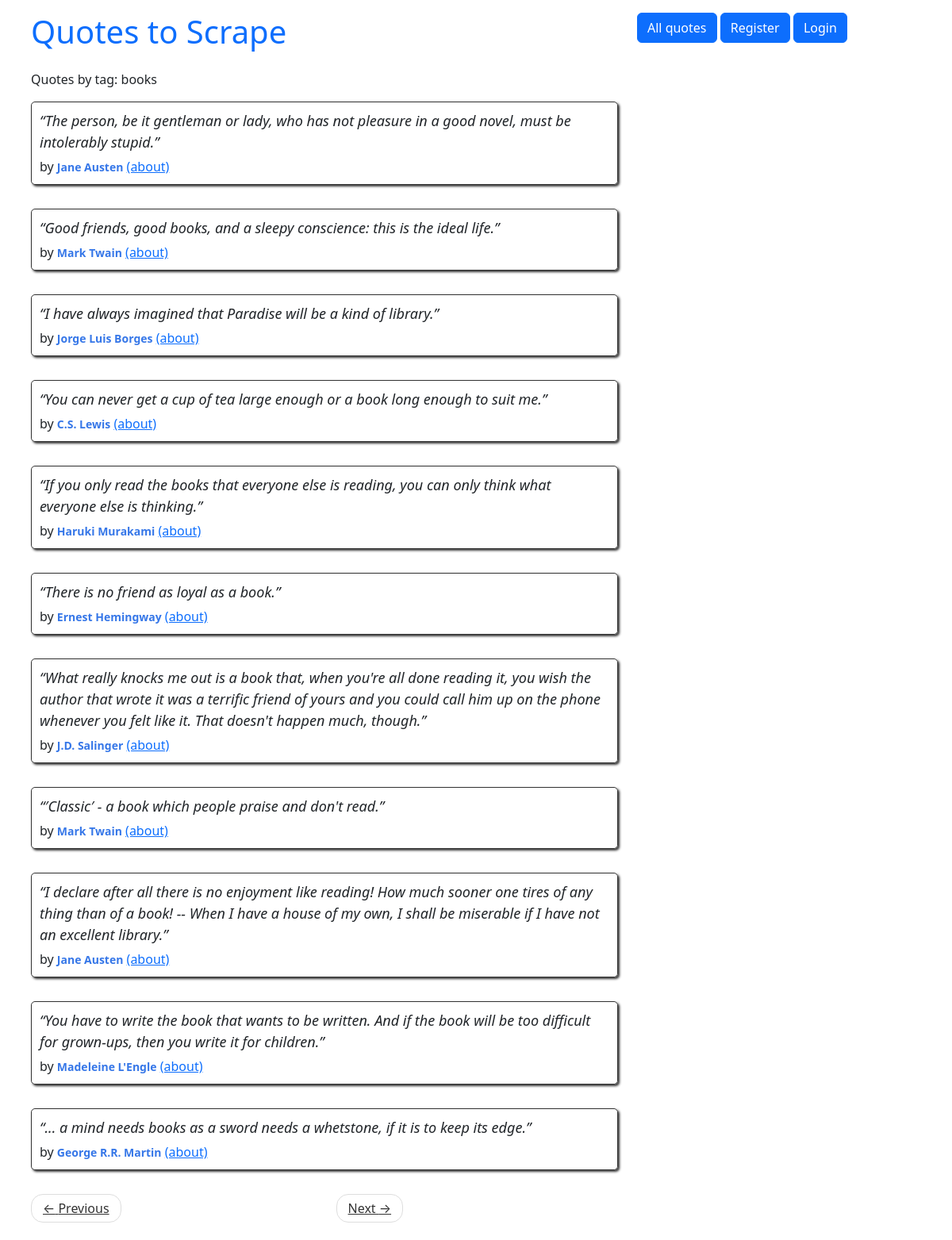
The page /tag/books/ on the database its author committed.
### quotes/models.py (models this page shows, shortened)
class Tag(models.Model):
    name = models.CharField(max_length=30, unique=True, null=False)

class Quote(models.Model):
    quote = models.TextField()
    tags = models.ManyToManyField(Tag)
    author = models.ForeignKey(Author, on_delete=models.CASCADE, default=None, null=True)
    created_at = models.DateTimeField(auto_now_add=True)
    user = models.ForeignKey(User, blank=True, null=True, on_delete=models.CASCADE, default=None)

class Author(models.Model):
    fullname = models.CharField(max_length=50)
    born_date = models.CharField(max_length=50)
    born_location = models.CharField(max_length=50)
    description = models.TextField()
    created_at = models.DateTimeField(auto_now_add=True)
    user = models.ForeignKey(User, blank=True, null=True, on_delete=models.CASCADE, default=None)
    def __str__(self):
        return self.fullname

### quotes/views.py (the view)
# urls.py: path('tag/<str:tag_name>/', views.get_quotes_by_tag, name='tag'),
def get_quotes_by_tag(request, tag_name):
    quotes = Quote.objects.filter(tags__name=tag_name)
    return render(request, 'quotes/quotes_by_tag.html', context={"quotes": quotes, "tag_name": tag_name})

### quotes/templates/quotes/quotes_by_tag.html
{% extends 'my_project/base.html' %}
{% load extract %}
{% block content %}
<div class="row">
    <div class="col-md-8">
         <p> Quotes by tag: {{ tag_name }} </p>
        {% for quote in quotes %}
        <div class="quote" itemscope="" itemtype="http://schema.org/CreativeWork">
            <span class="text" itemprop="text">{{quote.quote}}</span>
            <span>by <small class="author" itemprop="author">{{quote.author}}</small>
                <a href="{% url 'quotes:author' author_name=quote.author.fullname %}">(about)</a>
            </span>
        </div>
        {% endfor %}
    <nav>
        <ul class="pager">
            <li class="previous">
                <a class="{% if not quotes.has_previous %} disabled {% endif %}"
                   href="{% if quotes.has_previous %} {% url 'quotes:root_paginate' quotes.previous_page_number %} {% else %} # {% endif %}">
                    <span aria-hidden="true">←</span> Previous</a>
            </li>
            <li class="next">
                <a class="{% if not quotes.has_next %} disabled {% endif %}"
                   href="{% if quotes.has_next %} {% url 'quotes:root_paginate' quotes.next_page_number %} {% else %} # {% endif %}">Next <span aria-hidden="true">→</span></a>
            </li>
        </ul>
    </nav>
    </div>
</div>
{% endblock %}

### quotes/static/quotes/style.css (style rules this page uses)
.quote { padding: 10px; margin-bottom: 30px; border: 1px solid #333333; border-radius: 5px; box-shadow: 2px 2px 3px #333333; }
.quote span.text { display: block; margin-bottom: 5px; font-size: large; font-style: italic; }
.quote small.author { font-weight: bold; color: #3677E8; }
.pager { padding-left: 0; margin: 22px 0; list-style: none; text-align: center; }
.pager li { display: inline; }
.pager .previous>a, .pager .previous>span { float: left; }
.pager li>a, .pager li>span { display: inline-block; padding: 5px 14px; background-color: #ffffff; border: 1px solid #dddddd; border-radius: 15px; }
.disabled { color: #333333; cursor: not-allowed; }
.row { margin-left: -15px; margin-right: -15px; }

### rows shown on the page
Tag: name "books"
Quote: quote "“The person, be it gentleman or lady, who has not pleasure in a good novel, must be intolerably stupid.”", author "Jane Austen"
Quote: quote "“Good friends, good books, and a sleepy conscience: this is the ideal life.”", author "Mark Twain"
Quote: quote "“I have always imagined that Paradise will be a kind of library.”", author "Jorge Luis Borges"
Quote: quote "“You can never get a cup of tea large enough or a book long enough to suit me.”", author "C.S. Lewis"
Quote: quote "“If you only read the books that everyone else is reading, you can only think what everyone else is thinking.”", author "Haruki Murakami"
Quote: quote "“There is no friend as loyal as a book.”", author "Ernest Hemingway"
Quote: quote "“What really knocks me out is a book that, when you're all done reading it, you wish the author that wrote it was a terrific friend of yours and you could call him up on the phone whenever you felt like it. That doesn't happen much, though.”", author "J.D. Salinger"
Quote: quote "“′Classic′ - a book which people praise and don't read.”", author "Mark Twain"
Quote: quote "“I declare after all there is no enjoyment like reading! How much sooner one tires of any thing than of a book! -- When I have a house of my own, I shall be miserable if I have not an excellent library.”", author "Jane Austen"
Quote: quote "“You have to write the book that wants to be written. And if the book will be too difficult for grown-ups, then you write it for children.”", author "Madeleine L'Engle"
Quote: quote "“... a mind needs books as a sword needs a whetstone, if it is to keep its edge.”", author "George R.R. Martin"
